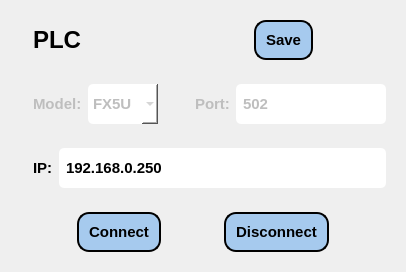
        <widget class="QWidget" name="paramaterFrame_3" native="true">
         <property name="sizePolicy">
          <sizepolicy hsizetype="Preferred" vsizetype="Preferred">
           <horstretch>0</horstretch>
           <verstretch>0</verstretch>
          </sizepolicy>
         </property>
         <property name="minimumSize">
          <size>
           <width>299</width>
           <height>0</height>
          </size>
         </property>
         <property name="maximumSize">
          <size>
           <width>10000</width>
           <height>1111</height>
          </size>
         </property>
         <property name="font">
          <font>
           <weight>75</weight>
           <bold>true</bold>
          </font>
         </property>
         <property name="styleSheet">
          <string notr="true"/>
         </property>
         <layout class="QGridLayout" name="gridLayout_3">
          <item row="2" column="0">
           <widget class="QWidget" name="widget_85" native="true">
            <property name="enabled">
             <bool>false</bool>
            </property>
            <layout class="QHBoxLayout" name="horizontalLayout_61">
             <item>
              <widget class="QLabel" name="label_112">
               <property name="sizePolicy">
                <sizepolicy hsizetype="Fixed" vsizetype="Preferred">
                 <horstretch>0</horstretch>
                 <verstretch>0</verstretch>
                </sizepolicy>
               </property>
               <property name="text">
                <string/>
               </property>
               <property name="pixmap">
                <pixmap>all-icons/graphic-card.png</pixmap>
               </property>
              </widget>
             </item>
             <item>
              <widget class="QLabel" name="label_113">
               <property name="sizePolicy">
                <sizepolicy hsizetype="Fixed" vsizetype="Preferred">
                 <horstretch>0</horstretch>
                 <verstretch>0</verstretch>
                </sizepolicy>
               </property>
               <property name="font">
                <font>
                 <pointsize>11</pointsize>
                 <weight>75</weight>
                 <bold>true</bold>
                </font>
               </property>
               <property name="text">
                <string>Model:</string>
               </property>
              </widget>
             </item>
             <item>
              <widget class="QComboBox" name="comboBox_Line1_6">
               <property name="sizePolicy">
                <sizepolicy hsizetype="Preferred" vsizetype="Preferred">
                 <horstretch>0</horstretch>
                 <verstretch>0</verstretch>
                </sizepolicy>
               </property>
               <property name="minimumSize">
                <size>
                 <width>0</width>
                 <height>40</height>
                </size>
               </property>
               <property name="maximumSize">
                <size>
                 <width>70</width>
                 <height>40</height>
                </size>
               </property>
               <property name="font">
                <font>
                 <pointsize>11</pointsize>
                </font>
               </property>
               <property name="styleSheet">
                <string notr="true">background-color:  white;
border-radius: 5px;
padding: 5px;</string>
               </property>
               <item>
                <property name="text">
                 <string>FX5U</string>
                </property>
               </item>
               <item>
                <property name="text">
                 <string>FX3U</string>
                </property>
               </item>
               <item>
                <property name="text">
                 <string>S7-1200</string>
                </property>
               </item>
               <item>
                <property name="text">
                 <string>S7-1500</string>
                </property>
               </item>
              </widget>
             </item>
            </layout>
           </widget>
          </item>
          <item row="2" column="1">
           <widget class="QWidget" name="widget_86" native="true">
            <property name="enabled">
             <bool>false</bool>
            </property>
            <layout class="QHBoxLayout" name="horizontalLayout_62">
             <item>
              <widget class="QLabel" name="label_114">
               <property name="sizePolicy">
                <sizepolicy hsizetype="Fixed" vsizetype="Preferred">
                 <horstretch>0</horstretch>
                 <verstretch>0</verstretch>
                </sizepolicy>
               </property>
               <property name="text">
                <string/>
               </property>
               <property name="pixmap">
                <pixmap>all-icons/apple.png</pixmap>
               </property>
              </widget>
             </item>
             <item>
              <widget class="QLabel" name="label_115">
               <property name="sizePolicy">
                <sizepolicy hsizetype="Fixed" vsizetype="Preferred">
                 <horstretch>0</horstretch>
                 <verstretch>0</verstretch>
                </sizepolicy>
               </property>
               <property name="font">
                <font>
                 <pointsize>11</pointsize>
                 <weight>75</weight>
                 <bold>true</bold>
                </font>
               </property>
               <property name="text">
                <string>Port:</string>
               </property>
              </widget>
             </item>
             <item>
              <widget class="QLineEdit" name="lineEdit_4">
               <property name="sizePolicy">
                <sizepolicy hsizetype="Preferred" vsizetype="Preferred">
                 <horstretch>0</horstretch>
                 <verstretch>0</verstretch>
                </sizepolicy>
               </property>
               <property name="minimumSize">
                <size>
                 <width>0</width>
                 <height>40</height>
                </size>
               </property>
               <property name="maximumSize">
                <size>
                 <width>16777215</width>
                 <height>40</height>
                </size>
               </property>
               <property name="font">
                <font>
                 <pointsize>11</pointsize>
                </font>
               </property>
               <property name="styleSheet">
                <string notr="true">background-color:  white;
border-radius: 5px;
padding: 5px;</string>
               </property>
               <property name="text">
                <string>502</string>
               </property>
              </widget>
             </item>
            </layout>
           </widget>
          </item>
          <item row="4" column="0" colspan="2">
           <widget class="QWidget" name="widget_23" native="true">
            <layout class="QHBoxLayout" name="horizontalLayout_27">
             <item>
              <widget class="QPushButton" name="button_connect_PLC">
               <property name="sizePolicy">
                <sizepolicy hsizetype="Fixed" vsizetype="Fixed">
                 <horstretch>0</horstretch>
                 <verstretch>0</verstretch>
                </sizepolicy>
               </property>
               <property name="minimumSize">
                <size>
                 <width>0</width>
                 <height>40</height>
                </size>
               </property>
               <property name="maximumSize">
                <size>
                 <width>16777215</width>
                 <height>40</height>
                </size>
               </property>
               <property name="font">
                <font>
                 <pointsize>11</pointsize>
                 <weight>75</weight>
                 <bold>true</bold>
                </font>
               </property>
               <property name="styleSheet">
                <string notr="true">QPushButton {
    background-color: #A6CAEE;
    border: 2px solid black;
    border-radius: 12px;
padding: 10px 10px;
}

QPushButton:hover {
    background-color: qlineargradient(
spread:pad, 
x1:0, y1:0, x2:0, y2:1, 

stop:0 #738B95, 
stop:1 #BAE5F5
    );
}

QPushButton:pressed {
    background-color: qlineargradient(
spread:pad, 
x1:0, y1:0, x2:0, y2:1, 
stop:0  #BAE5F5, 
stop:1 #738B95
);
    padding-top: 6px;   /* tạo cảm giác ấn xuống */
}</string>
               </property>
               <property name="text">
                <string>Connect</string>
               </property>
               <property name="icon">
                <iconset>
                 <normaloff>all-icons/rec.png</normaloff>all-icons/rec.png</iconset>
               </property>
               <property name="iconSize">
                <size>
                 <width>24</width>
                 <height>24</height>
                </size>
               </property>
              </widget>
             </item>
             <item>
              <widget class="QPushButton" name="button_disconnect_PLC">
               <property name="sizePolicy">
                <sizepolicy hsizetype="Fixed" vsizetype="Fixed">
                 <horstretch>0</horstretch>
                 <verstretch>0</verstretch>
                </sizepolicy>
               </property>
               <property name="minimumSize">
                <size>
                 <width>0</width>
                 <height>40</height>
                </size>
               </property>
               <property name="maximumSize">
                <size>
                 <width>16777215</width>
                 <height>40</height>
                </size>
               </property>
               <property name="font">
                <font>
                 <pointsize>11</pointsize>
                 <weight>75</weight>
                 <bold>true</bold>
                </font>
               </property>
               <property name="styleSheet">
                <string notr="true">QPushButton {
    background-color: #A6CAEE;
    border: 2px solid black;
    border-radius: 12px;
padding: 10px 10px;
}

QPushButton:hover {
    background-color: qlineargradient(
spread:pad, 
x1:0, y1:0, x2:0, y2:1, 

stop:0 #738B95, 
stop:1 #BAE5F5
    );
}

QPushButton:pressed {
    background-color: qlineargradient(
spread:pad, 
x1:0, y1:0, x2:0, y2:1, 
stop:0  #BAE5F5, 
stop:1 #738B95
);
    padding-top: 6px;   /* tạo cảm giác ấn xuống */
}</string>
               </property>
               <property name="text">
                <string>Disconnect</string>
               </property>
               <property name="icon">
                <iconset>
                 <normaloff>all-icons/x-mark-3-24.png</normaloff>all-icons/x-mark-3-24.png</iconset>
               </property>
               <property name="iconSize">
                <size>
                 <width>32</width>
                 <height>32</height>
                </size>
               </property>
              </widget>
             </item>
            </layout>
           </widget>
          </item>
          <item row="0" column="1">
           <widget class="QWidget" name="widget_72" native="true">
            <layout class="QHBoxLayout" name="horizontalLayout_63">
             <item>
              <widget class="QPushButton" name="button_save_PLCIP">
               <property name="sizePolicy">
                <sizepolicy hsizetype="Fixed" vsizetype="Fixed">
                 <horstretch>0</horstretch>
                 <verstretch>0</verstretch>
                </sizepolicy>
               </property>
               <property name="minimumSize">
                <size>
                 <width>0</width>
                 <height>40</height>
                </size>
               </property>
               <property name="maximumSize">
                <size>
                 <width>16777215</width>
                 <height>40</height>
                </size>
               </property>
               <property name="font">
                <font>
                 <pointsize>11</pointsize>
                 <weight>75</weight>
                 <bold>true</bold>
                </font>
               </property>
               <property name="styleSheet">
                <string notr="true">QPushButton {
    background-color: #A6CAEE;
    border: 2px solid black;
    border-radius: 12px;
padding: 10px 10px;
}

QPushButton:hover {
    background-color: qlineargradient(
spread:pad, 
x1:0, y1:0, x2:0, y2:1, 

stop:0 #738B95, 
stop:1 #BAE5F5
    );
}

QPushButton:pressed {
    background-color: qlineargradient(
spread:pad, 
x1:0, y1:0, x2:0, y2:1, 
stop:0  #BAE5F5, 
stop:1 #738B95
);
    padding-top: 6px;   /* tạo cảm giác ấn xuống */
}</string>
               </property>
               <property name="text">
                <string>Save</string>
               </property>
               <property name="icon">
                <iconset>
                 <normaloff>all-icons/save-24.png</normaloff>all-icons/save-24.png</iconset>
               </property>
               <property name="iconSize">
                <size>
                 <width>32</width>
                 <height>32</height>
                </size>
               </property>
              </widget>
             </item>
            </layout>
           </widget>
          </item>
          <item row="3" column="0" colspan="2">
           <widget class="QWidget" name="widget_24" native="true">
            <layout class="QHBoxLayout" name="horizontalLayout_4">
             <item>
              <widget class="QLabel" name="label_65">
               <property name="sizePolicy">
                <sizepolicy hsizetype="Fixed" vsizetype="Preferred">
                 <horstretch>0</horstretch>
                 <verstretch>0</verstretch>
                </sizepolicy>
               </property>
               <property name="text">
                <string/>
               </property>
               <property name="pixmap">
                <pixmap>all-icons/counter.png</pixmap>
               </property>
              </widget>
             </item>
             <item>
              <widget class="QLabel" name="label_47">
               <property name="sizePolicy">
                <sizepolicy hsizetype="Fixed" vsizetype="Preferred">
                 <horstretch>0</horstretch>
                 <verstretch>0</verstretch>
                </sizepolicy>
               </property>
               <property name="font">
                <font>
                 <pointsize>11</pointsize>
                 <weight>75</weight>
                 <bold>true</bold>
                </font>
               </property>
               <property name="text">
                <string>IP:</string>
               </property>
              </widget>
             </item>
             <item>
              <widget class="QLineEdit" name="line_edit_PLCIP">
               <property name="sizePolicy">
                <sizepolicy hsizetype="Preferred" vsizetype="Preferred">
                 <horstretch>0</horstretch>
                 <verstretch>0</verstretch>
                </sizepolicy>
               </property>
               <property name="minimumSize">
                <size>
                 <width>0</width>
                 <height>40</height>
                </size>
               </property>
               <property name="maximumSize">
                <size>
                 <width>16777215</width>
                 <height>40</height>
                </size>
               </property>
               <property name="font">
                <font>
                 <pointsize>11</pointsize>
                 <weight>75</weight>
                 <bold>true</bold>
                </font>
               </property>
               <property name="styleSheet">
                <string notr="true">background-color:  white;
border-radius: 5px;
padding: 5px;</string>
               </property>
               <property name="text">
                <string>192.168.0.250</string>
               </property>
              </widget>
             </item>
            </layout>
           </widget>
          </item>
          <item row="0" column="0">
           <widget class="QWidget" name="widget_12" native="true">
            <layout class="QHBoxLayout" name="horizontalLayout_11">
             <item>
              <widget class="QLabel" name="label_43">
               <property name="sizePolicy">
                <sizepolicy hsizetype="Fixed" vsizetype="Preferred">
                 <horstretch>0</horstretch>
                 <verstretch>0</verstretch>
                </sizepolicy>
               </property>
               <property name="text">
                <string/>
               </property>
               <property name="pixmap">
                <pixmap>all-icons/automation-testing.png</pixmap>
               </property>
              </widget>
             </item>
             <item>
              <widget class="QLabel" name="label_31">
               <property name="sizePolicy">
                <sizepolicy hsizetype="Preferred" vsizetype="Preferred">
                 <horstretch>0</horstretch>
                 <verstretch>0</verstretch>
                </sizepolicy>
               </property>
               <property name="font">
                <font>
                 <pointsize>18</pointsize>
                 <weight>75</weight>
                 <bold>true</bold>
                </font>
               </property>
               <property name="text">
                <string>PLC</string>
               </property>
              </widget>
             </item>
            </layout>
           </widget>
          </item>
         </layout>
        </widget>
